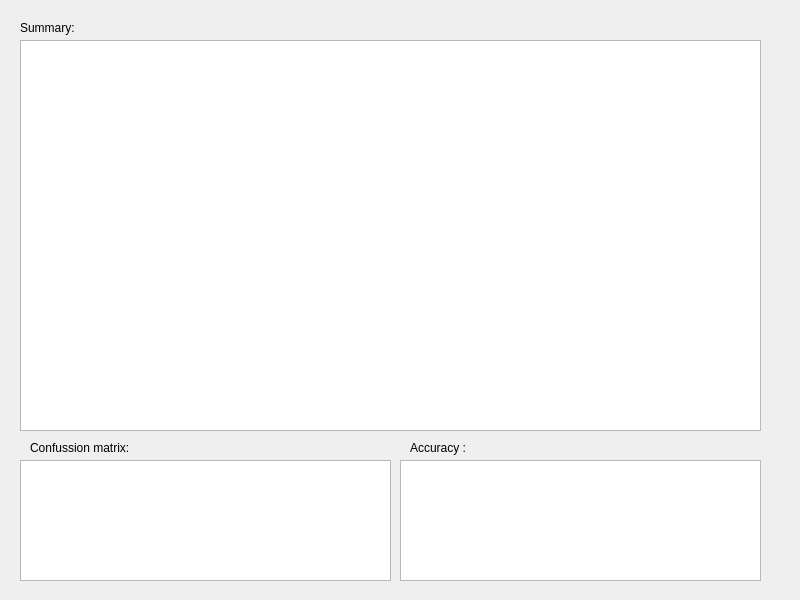
<?xml version="1.0" encoding="UTF-8"?>
<ui version="4.0">
 <class>MainWindow</class>
 <widget class="QMainWindow" name="MainWindow">
  <property name="geometry">
   <rect>
    <x>0</x>
    <y>0</y>
    <width>800</width>
    <height>600</height>
   </rect>
  </property>
  <property name="windowTitle">
   <string>MainWindow</string>
  </property>
  <widget class="QWidget" name="centralwidget">
   <widget class="QLabel" name="label">
    <property name="geometry">
     <rect>
      <x>20</x>
      <y>20</y>
      <width>111</width>
      <height>16</height>
     </rect>
    </property>
    <property name="text">
     <string>Summary:</string>
    </property>
   </widget>
   <widget class="QLabel" name="label_2">
    <property name="geometry">
     <rect>
      <x>30</x>
      <y>440</y>
      <width>111</width>
      <height>16</height>
     </rect>
    </property>
    <property name="text">
     <string>Confussion matrix:</string>
    </property>
   </widget>
   <widget class="QLabel" name="label_3">
    <property name="geometry">
     <rect>
      <x>410</x>
      <y>440</y>
      <width>111</width>
      <height>16</height>
     </rect>
    </property>
    <property name="text">
     <string>Accuracy :</string>
    </property>
   </widget>
   <widget class="QTableWidget" name="tableWidget_sum">
    <property name="geometry">
     <rect>
      <x>20</x>
      <y>40</y>
      <width>741</width>
      <height>391</height>
     </rect>
    </property>
   </widget>
   <widget class="QTableWidget" name="tableWidget_confMat">
    <property name="geometry">
     <rect>
      <x>20</x>
      <y>460</y>
      <width>371</width>
      <height>121</height>
     </rect>
    </property>
   </widget>
   <widget class="QTableWidget" name="tableWidget_acc">
    <property name="geometry">
     <rect>
      <x>400</x>
      <y>460</y>
      <width>361</width>
      <height>121</height>
     </rect>
    </property>
   </widget>
  </widget>
 </widget>
 <resources/>
 <connections/>
</ui>
